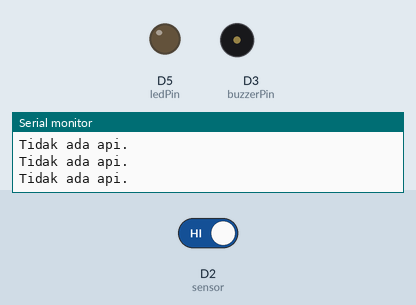
Simulated run of this sketch. Board: ESP8266 (NodeMCU). Shown: output pins drawn as LEDs (lit = HIGH), buzzer (waves = sounding, pin HIGH), the last lines printed to the serial monitor. Dashed ring = blinking. The inputs (shaded band) are chosen by the test bench; at power-on: D2 (sensor) HIGH.

Above: at 1.8 s.
1.9 s: D2 (sensor) driven LOW
At 2.12 s:
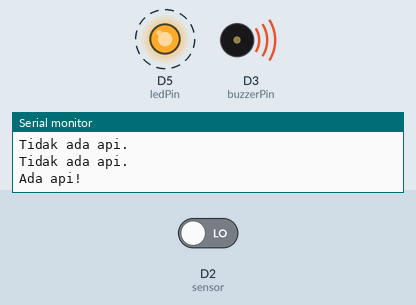
4.9 s: D2 (sensor) driven HIGH
At 5.7 s:
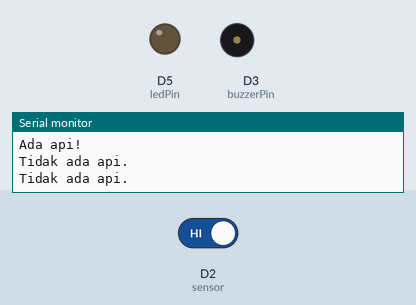
Timing chart, 0 to 7.9 s (numbered marks = the images above; inputs shaded):
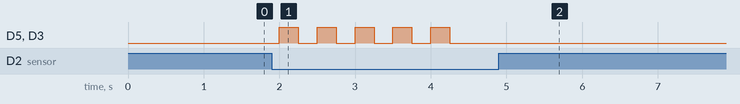

The sketch:

sensorApi.ino
```cpp
#define sensor D2
#define buzzerPin D3
#define ledPin D5

void bakar();
void alarm(int jumlah = 1);

void setup() {
  Serial.begin(115200);

  pinMode(sensor, INPUT);
  pinMode(buzzerPin, OUTPUT);
  pinMode(ledPin, OUTPUT);

  digitalWrite(buzzerPin, LOW);
  digitalWrite(ledPin, LOW);
}

void bakar() {
  int kondisiApi = digitalRead(sensor);

  if (kondisiApi == LOW) {
    Serial.println("Ada api!");
    alarm(5);
  } else {
    Serial.println("Tidak ada api.");
  }
}

void alarm(int jumlah) {
  for (int x = 0; x < jumlah; x++) {
    digitalWrite(buzzerPin, HIGH);
    digitalWrite(ledPin, HIGH);
    delay(250);
    digitalWrite(buzzerPin, LOW);
    digitalWrite(ledPin, LOW);
    delay(250);
  }
}

void loop() {
  bakar();
  delay(500);
}
```

Measured:
- after the input at 1.9 s, D5 (ledPin), D3 (buzzerPin): alternates HIGH for 0.25 s and LOW for 0.25 s, 10 changes in all, then stays LOW, starting after 0.10 s
- after the input at 4.9 s, D5 (ledPin), D3 (buzzerPin): stops changing and stays LOW
